Frame 1 (no input): blank canvas, image omitted
Frame 60 (the mouse pressed at the canvas centre just before this capture): blank canvas, image omitted
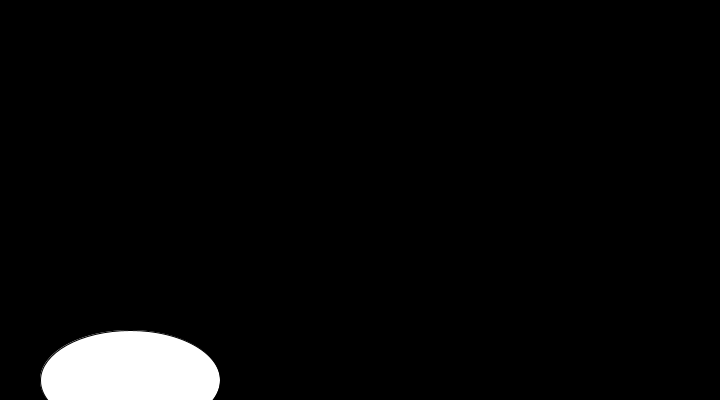
Frame 120 (the mouse held since frame 60 and released just before this capture)

The Processing sketch whose frames 1 and 60 were blank and that drew this single picture after the mouse press (run headless with seeded random() and noise(); from frame 60 on, the mouse is pressed at the canvas centre):

// Processing sketch: processing_109490
// ── processing_109490.pde

int xspd = 1;
int yspd = 3;
int x = 10;
int y = 20;

void setup() {
  size(720, 400);
}

void draw() {
  background(0);
  x = x + xspd;
  y = y + yspd;
  /*if(y > height || y < 0){
   yspd = -yspd;
   }
   else if(x > width || x < 0){
   xspd = -xspd;
   }
   */
  if (y > height) {
    yspd = -yspd;
  }
  else if (y < 0) {
    yspd = -yspd;
  }

  else if (x> width) {
    xspd = -xspd;
  }

  else if (x< 0) {
    xspd = -xspd;
  }

  ellipse(x, y, mouseX/2, mouseY/2);
}
